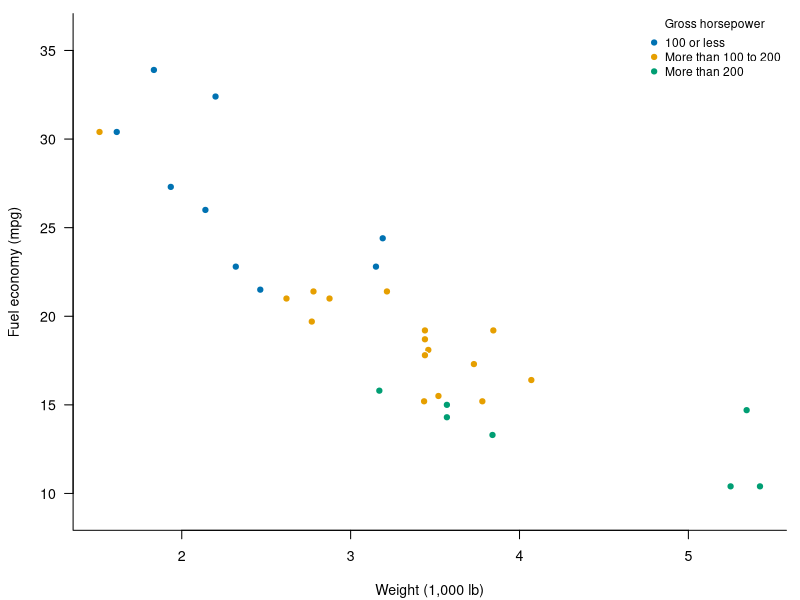

Write the R code that produced this figure.
## ---- chunk 1
#| label: fig-a3-cars
#| fig-cap: "Fuel economy and weight for the 32 automobile models in R's mtcars data. Point colors identify horsepower bands (legend); horsepower is used as a continuous predictor in the models, not as these bands. The plot shows raw observations."
#| fig-width: 6.6
#| fig-height: 2.1
#| fig-pos: H
a3_cars <- datasets::mtcars
a3_band <- cut(a3_cars$hp, breaks = c(-Inf, 100, 200, Inf),
               labels = c("100 or less", "More than 100 to 200", "More than 200"))
a3_colors <- c("#0072B2", "#E69F00", "#009E73")
par(mar = c(4.1, 4.3, 0.8, 0.8), las = 1, cex = 0.85)
plot(a3_cars$wt, a3_cars$mpg, pch = 21, cex = 1.15,
     bg = a3_colors[as.integer(a3_band)], col = "white",
     xlab = "Weight (1,000 lb)", ylab = "Fuel economy (mpg)",
     ylim = c(9, 36), bty = "l")
legend("topright", legend = levels(a3_band), title = "Gross horsepower",
       pt.bg = a3_colors, col = "white", pch = 21, pt.cex = 1.15,
       bty = "n", cex = 0.85)
